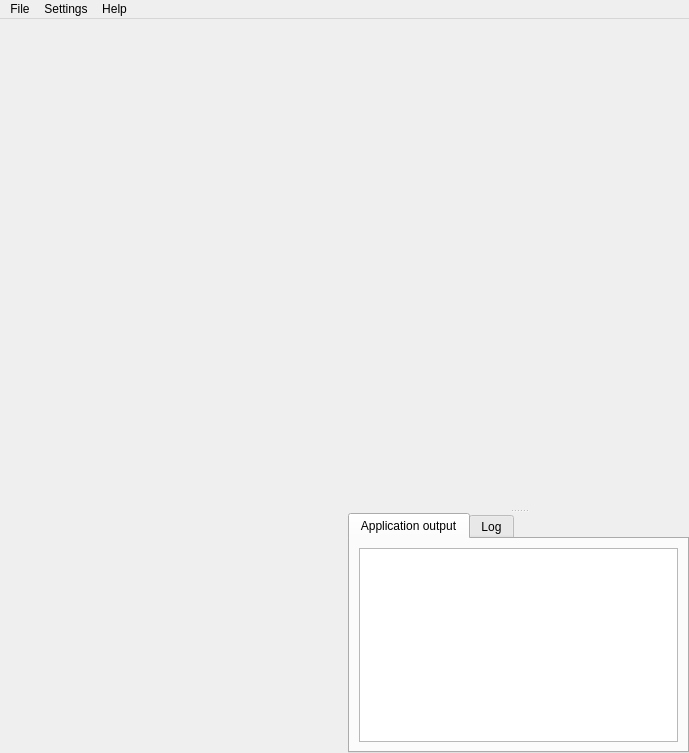
<?xml version="1.0" encoding="UTF-8"?>
<ui version="4.0">
 <class>MainWindow</class>
 <widget class="QMainWindow" name="MainWindow">
  <property name="enabled">
   <bool>true</bool>
  </property>
  <property name="geometry">
   <rect>
    <x>0</x>
    <y>0</y>
    <width>689</width>
    <height>753</height>
   </rect>
  </property>
  <property name="windowTitle">
   <string>MainWindow</string>
  </property>
  <widget class="QWidget" name="centralwidget">
   <property name="enabled">
    <bool>true</bool>
   </property>
   <layout class="QGridLayout" name="gridLayout">
    <property name="leftMargin">
     <number>0</number>
    </property>
    <property name="topMargin">
     <number>0</number>
    </property>
    <property name="rightMargin">
     <number>0</number>
    </property>
    <property name="bottomMargin">
     <number>0</number>
    </property>
    <item row="0" column="0">
     <layout class="QHBoxLayout" name="horizontalLayout">
      <item>
       <widget class="FancyTabBar" name="tabbar" native="true"/>
      </item>
      <item>
       <widget class="QSplitter" name="splitter">
        <property name="frameShape">
         <enum>QFrame::NoFrame</enum>
        </property>
        <property name="midLineWidth">
         <number>0</number>
        </property>
        <property name="orientation">
         <enum>Qt::Vertical</enum>
        </property>
        <widget class="QStackedWidget" name="stackedWidget">
         <property name="sizePolicy">
          <sizepolicy hsizetype="Preferred" vsizetype="Expanding">
           <horstretch>0</horstretch>
           <verstretch>1</verstretch>
          </sizepolicy>
         </property>
         <widget class="ProgramfileTab" name="programfiletab"/>
         <widget class="ProcessorTab" name="processortab"/>
         <widget class="MemoryTab" name="memorytab"/>
         <widget class="CacheTab" name="cachetab"/>
        </widget>
        <widget class="QTabWidget" name="consoles">
         <property name="sizePolicy">
          <sizepolicy hsizetype="Expanding" vsizetype="Preferred">
           <horstretch>0</horstretch>
           <verstretch>0</verstretch>
          </sizepolicy>
         </property>
         <property name="currentIndex">
          <number>0</number>
         </property>
         <widget class="QWidget" name="tab_5">
          <attribute name="title">
           <string>Application output</string>
          </attribute>
          <layout class="QGridLayout" name="gridLayout_6">
           <item row="0" column="0">
            <widget class="QPlainTextEdit" name="applicationConsole">
             <property name="sizePolicy">
              <sizepolicy hsizetype="Expanding" vsizetype="Preferred">
               <horstretch>0</horstretch>
               <verstretch>0</verstretch>
              </sizepolicy>
             </property>
             <property name="readOnly">
              <bool>true</bool>
             </property>
            </widget>
           </item>
          </layout>
         </widget>
         <widget class="QWidget" name="tab_6">
          <attribute name="title">
           <string>Log</string>
          </attribute>
          <layout class="QGridLayout" name="gridLayout_7">
           <item row="0" column="0">
            <widget class="QPlainTextEdit" name="logConsole">
             <property name="sizePolicy">
              <sizepolicy hsizetype="Expanding" vsizetype="Preferred">
               <horstretch>0</horstretch>
               <verstretch>0</verstretch>
              </sizepolicy>
             </property>
             <property name="readOnly">
              <bool>true</bool>
             </property>
            </widget>
           </item>
          </layout>
         </widget>
        </widget>
       </widget>
      </item>
     </layout>
    </item>
   </layout>
  </widget>
  <widget class="QMenuBar" name="menubar">
   <property name="geometry">
    <rect>
     <x>0</x>
     <y>0</y>
     <width>689</width>
     <height>20</height>
    </rect>
   </property>
   <widget class="QMenu" name="menuFile">
    <property name="title">
     <string>File</string>
    </property>
    <widget class="QMenu" name="menuExamples">
     <property name="title">
      <string>Load example...</string>
     </property>
    </widget>
    <addaction name="actionLoadBinaryFile"/>
    <addaction name="actionLoadAssemblyFile"/>
    <addaction name="separator"/>
    <addaction name="menuExamples"/>
    <addaction name="separator"/>
    <addaction name="actionexit"/>
   </widget>
   <widget class="QMenu" name="menuSettings">
    <property name="title">
     <string>Settings</string>
    </property>
    <addaction name="actionShow_consoles"/>
   </widget>
   <widget class="QMenu" name="menuHelp">
    <property name="title">
     <string>Help</string>
    </property>
    <addaction name="actionAbout"/>
    <addaction name="actionOpen_documentation"/>
   </widget>
   <addaction name="menuFile"/>
   <addaction name="menuSettings"/>
   <addaction name="menuHelp"/>
  </widget>
  <action name="actionLoadBinaryFile">
   <property name="icon">
    <iconset resource="../resources/images.qrc">
     <normaloff>:/icons/loadfile.svg</normaloff>:/icons/loadfile.svg</iconset>
   </property>
   <property name="text">
    <string>Load binary file</string>
   </property>
   <property name="shortcut">
    <string>Ctrl+O</string>
   </property>
  </action>
  <action name="actionexit">
   <property name="icon">
    <iconset resource="../resources/images.qrc">
     <normaloff>:/icons/exit.svg</normaloff>:/icons/exit.svg</iconset>
   </property>
   <property name="text">
    <string>Exit</string>
   </property>
   <property name="shortcut">
    <string>Ctrl+Q</string>
   </property>
  </action>
  <action name="actionRun">
   <property name="text">
    <string>Run</string>
   </property>
  </action>
  <action name="actionStep">
   <property name="text">
    <string>Step</string>
   </property>
  </action>
  <action name="actionPrev">
   <property name="text">
    <string>Prev</string>
   </property>
  </action>
  <action name="actionReset">
   <property name="text">
    <string>Reset</string>
   </property>
  </action>
  <action name="actionDump">
   <property name="text">
    <string>Dump</string>
   </property>
  </action>
  <action name="actionLoadAssemblyFile">
   <property name="icon">
    <iconset resource="../resources/images.qrc">
     <normaloff>:/icons/loadfile.svg</normaloff>:/icons/loadfile.svg</iconset>
   </property>
   <property name="text">
    <string>Load Assembly File</string>
   </property>
   <property name="shortcut">
    <string>Ctrl+Shift+O</string>
   </property>
  </action>
  <action name="actionShow_consoles">
   <property name="checkable">
    <bool>true</bool>
   </property>
   <property name="checked">
    <bool>true</bool>
   </property>
   <property name="text">
    <string>Show consoles</string>
   </property>
  </action>
  <action name="actionAbout">
   <property name="icon">
    <iconset resource="../resources/images.qrc">
     <normaloff>:/icons/info.svg</normaloff>:/icons/info.svg</iconset>
   </property>
   <property name="text">
    <string>About</string>
   </property>
  </action>
  <action name="actionOpen_documentation">
   <property name="text">
    <string>Documentation</string>
   </property>
  </action>
 </widget>
 <customwidgets>
  <customwidget>
   <class>MemoryTab</class>
   <extends>QWidget</extends>
   <header>memorytab.h</header>
   <container>1</container>
  </customwidget>
  <customwidget>
   <class>ProgramfileTab</class>
   <extends>QWidget</extends>
   <header>programfiletab.h</header>
   <container>1</container>
  </customwidget>
  <customwidget>
   <class>ProcessorTab</class>
   <extends>QWidget</extends>
   <header>processortab.h</header>
   <container>1</container>
  </customwidget>
  <customwidget>
   <class>CacheTab</class>
   <extends>QWidget</extends>
   <header>cachetab.h</header>
   <container>1</container>
  </customwidget>
  <customwidget>
   <class>FancyTabBar</class>
   <extends>QWidget</extends>
   <header>fancytabbar.h</header>
   <container>1</container>
  </customwidget>
 </customwidgets>
 <resources>
  <include location="../resources/images.qrc"/>
 </resources>
 <connections/>
</ui>
